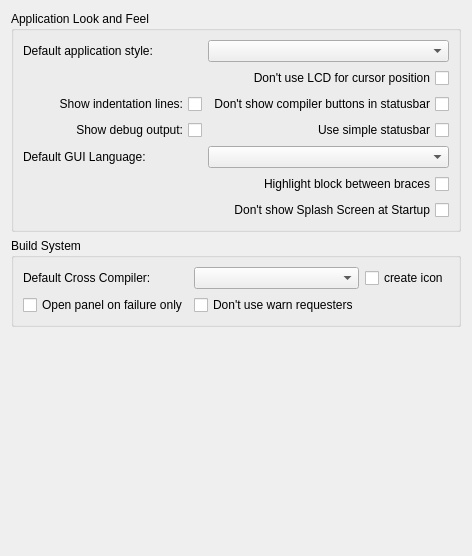
     <widget class="QWidget" name="tabMisc">
      <attribute name="title">
       <string>Misc</string>
      </attribute>
      <attribute name="toolTip">
       <string>Misc settings for GUI look and feel, compiler to use, compiler behaviour...</string>
      </attribute>
      <layout class="QGridLayout" name="gridLayout_22">
       <item row="0" column="0">
        <widget class="QGroupBox" name="groupBox">
         <property name="title">
          <string>Application Look and Feel</string>
         </property>
         <layout class="QGridLayout" name="gridLayout_21">
          <item row="0" column="0">
           <layout class="QGridLayout" name="gridLayout_2">
            <item row="0" column="0">
             <widget class="QLabel" name="label_28">
              <property name="text">
               <string>Default application style:</string>
              </property>
             </widget>
            </item>
            <item row="0" column="1">
             <widget class="QComboBox" name="comboBoxDefaultStyle">
              <property name="toolTip">
               <string>Select default Application style (only styles that are available on your system will be shown!). &quot;Dark&quot; gives the whole application - including the editor - a dark theme.</string>
              </property>
             </widget>
            </item>
            <item row="1" column="1">
             <widget class="QCheckBox" name="checkBoxNoLCD">
              <property name="toolTip">
               <string>Use standard text widgets for cursor position</string>
              </property>
              <property name="layoutDirection">
               <enum>Qt::LayoutDirection::RightToLeft</enum>
              </property>
              <property name="text">
               <string>Don't use LCD for cursor position</string>
              </property>
              <property name="checkable">
               <bool>true</bool>
              </property>
             </widget>
            </item>
            <item row="2" column="0">
             <widget class="QCheckBox" name="checkBoxIndentationLines">
              <property name="toolTip">
               <string>Show indentation guides by default?</string>
              </property>
              <property name="layoutDirection">
               <enum>Qt::LayoutDirection::RightToLeft</enum>
              </property>
              <property name="text">
               <string>Show indentation lines:</string>
              </property>
              <property name="checkable">
               <bool>true</bool>
              </property>
             </widget>
            </item>
            <item row="2" column="1">
             <widget class="QCheckBox" name="checkBoxNoCompileButton">
              <property name="toolTip">
               <string>Hide compiler selection and compile buttons from statusbar</string>
              </property>
              <property name="layoutDirection">
               <enum>Qt::LayoutDirection::RightToLeft</enum>
              </property>
              <property name="text">
               <string>Don't show compiler buttons in statusbar</string>
              </property>
              <property name="checkable">
               <bool>true</bool>
              </property>
             </widget>
            </item>
            <item row="3" column="0">
             <widget class="QCheckBox" name="checkBoxDebugOutput">
              <property name="toolTip">
               <string>Show debug output (only usefull for developers in order to enhange Amiga Cross Editor!)</string>
              </property>
              <property name="layoutDirection">
               <enum>Qt::LayoutDirection::RightToLeft</enum>
              </property>
              <property name="text">
               <string>Show debug output:</string>
              </property>
              <property name="checkable">
               <bool>true</bool>
              </property>
             </widget>
            </item>
            <item row="3" column="1">
             <widget class="QCheckBox" name="checkBoxSimpleStatusbar">
              <property name="toolTip">
               <string>use a simple statusbar without any gimmicks</string>
              </property>
              <property name="layoutDirection">
               <enum>Qt::LayoutDirection::RightToLeft</enum>
              </property>
              <property name="text">
               <string>Use simple statusbar</string>
              </property>
              <property name="checkable">
               <bool>true</bool>
              </property>
             </widget>
            </item>
            <item row="4" column="0">
             <widget class="QLabel" name="label_33">
              <property name="text">
               <string>Default GUI Language:</string>
              </property>
             </widget>
            </item>
            <item row="4" column="1">
             <widget class="QComboBox" name="comboBoxDefaultGuiLanguage">
              <property name="toolTip">
               <string>Select the GUI language to use the next time the program starts (can also be switched at runtime via View -&gt; GUI Language)</string>
              </property>
             </widget>
            </item>
            <item row="5" column="1">
             <widget class="QCheckBox" name="checkBoxHighlightBraceBlock">
              <property name="toolTip">
               <string>When using Goto matching bracket, highlight the text between the matched bracket pair with a readability-preserving background</string>
              </property>
              <property name="layoutDirection">
               <enum>Qt::LayoutDirection::RightToLeft</enum>
              </property>
              <property name="text">
               <string>Highlight block between braces</string>
              </property>
              <property name="checkable">
               <bool>true</bool>
              </property>
             </widget>
            </item>
            <item row="6" column="1">
             <widget class="QCheckBox" name="checkBoxNoSplashScreen">
              <property name="toolTip">
               <string>Skip the AmigaED logo/progress splash window normally shown while the program starts up</string>
              </property>
              <property name="layoutDirection">
               <enum>Qt::LayoutDirection::RightToLeft</enum>
              </property>
              <property name="text">
               <string>Don't show Splash Screen at Startup</string>
              </property>
              <property name="checkable">
               <bool>true</bool>
              </property>
             </widget>
            </item>
           </layout>
          </item>
         </layout>
        </widget>
       </item>
       <item row="1" column="0">
        <widget class="QGroupBox" name="groupBox_2">
         <property name="title">
          <string>Build System</string>
         </property>
         <layout class="QGridLayout" name="gridLayout_15">
          <item row="0" column="0">
           <layout class="QGridLayout" name="gridLayout_11">
            <item row="0" column="0">
             <widget class="QLabel" name="label_31">
              <property name="text">
               <string>Default Cross Compiler:</string>
              </property>
             </widget>
            </item>
            <item row="0" column="1">
             <widget class="QComboBox" name="comboBoxDefaultCompiler">
              <property name="toolTip">
               <string>Select default cross compiler to use</string>
              </property>
             </widget>
            </item>
            <item row="0" column="2">
             <widget class="QCheckBox" name="checkBoxCreateIcon">
              <property name="enabled">
               <bool>true</bool>
              </property>
              <property name="toolTip">
               <string>Create an icon for your successfully compiled Amiga program</string>
              </property>
              <property name="text">
               <string>create icon</string>
              </property>
             </widget>
            </item>
            <item row="1" column="0">
             <widget class="QCheckBox" name="checkBoxOpenOnFail">
              <property name="toolTip">
               <string>&lt;html&gt;&lt;head/&gt;&lt;body&gt;&lt;p&gt;Open output console on compiler failure only&lt;/p&gt;&lt;/body&gt;&lt;/html&gt;</string>
              </property>
              <property name="text">
               <string>Open panel on failure only</string>
              </property>
             </widget>
            </item>
            <item row="1" column="1">
             <widget class="QCheckBox" name="checkBoxWarnRequesters">
              <property name="toolTip">
               <string>&lt;html&gt;&lt;head/&gt;&lt;body&gt;&lt;p&gt;Dont' show messageboxes on compilation finished or failed&lt;/p&gt;&lt;/body&gt;&lt;/html&gt;</string>
              </property>
              <property name="text">
               <string>Don't use warn requesters</string>
              </property>
             </widget>
            </item>
           </layout>
          </item>
         </layout>
        </widget>
       </item>
       <item row="2" column="0">
        <spacer name="verticalSpacer_6">
         <property name="orientation">
          <enum>Qt::Orientation::Vertical</enum>
         </property>
         <property name="sizeHint" stdset="0">
          <size>
           <width>20</width>
           <height>218</height>
          </size>
         </property>
        </spacer>
       </item>
      </layout>
     </widget>
